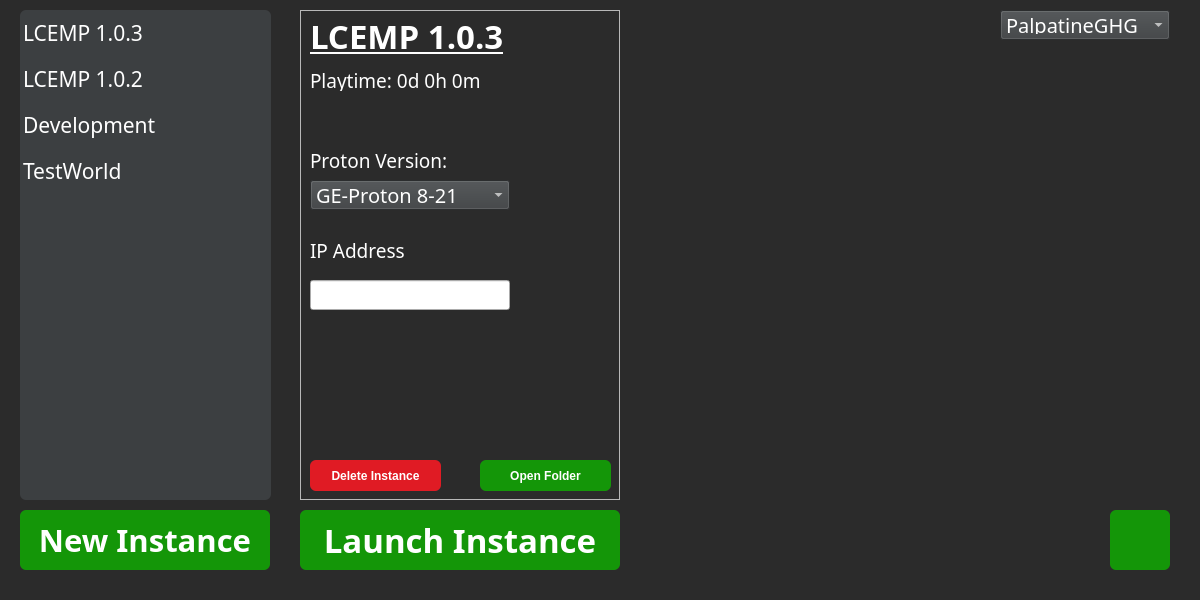
<?xml version="1.0" encoding="UTF-8"?>
<ui version="4.0">
 <class>LauncherMain</class>
 <widget class="QMainWindow" name="LauncherMain">
  <property name="geometry">
   <rect>
    <x>0</x>
    <y>0</y>
    <width>1200</width>
    <height>600</height>
   </rect>
  </property>
  <property name="minimumSize">
   <size>
    <width>1200</width>
    <height>600</height>
   </size>
  </property>
  <property name="maximumSize">
   <size>
    <width>1200</width>
    <height>600</height>
   </size>
  </property>
  <property name="font">
   <font>
    <family>Sans Serif</family>
    <pointsize>10</pointsize>
    <bold>false</bold>
   </font>
  </property>
  <property name="windowTitle">
   <string>Legacy Launcher for Linux</string>
  </property>
  <property name="styleSheet">
   <string notr="true">QMainWindow {
    background-color: #2b2b2b;
}

QLabel {
	color: white;
}

QPushButton {
    background-color: rgb(20, 150, 8);
	color: white;
    font-weight: bold;
    border-radius: 6px;
    padding: 6px;
}

QPushButton:hover {
   background-color: rgb(20, 195, 8);
}

QPushButton:pressed {
	background-color: rgb(20, 250, 8);
}

#DeleteInstanceButton {
	background-color: rgb(224, 27, 36);
}

#DeleteInstanceButton:hover {
	background-color: rgb(242, 99, 99);
}

#DeleteInstanceButton:pressed {
	background-color: rgb(255, 120, 120)
}

QListWidget {
    background-color: #3c3f41;
    color: white;
    border-radius: 6px;
}

QListWidget::item {
    padding: 8px;
}

QListWidget::item:selected {
    background-color: #4b4f52;
}

QComboBox {
    background-color: #3c3f41;
    color: white;
    padding: 5px;
}

QComboBox QAbstractItemView {
    background-color: #3c3f41;
    color: white;
    selection-background-color: #4b4f52;
}</string>
  </property>
  <property name="tabShape">
   <enum>QTabWidget::TabShape::Rounded</enum>
  </property>
  <widget class="QWidget" name="centralwidget">
   <widget class="QPushButton" name="LaunchButton">
    <property name="geometry">
     <rect>
      <x>300</x>
      <y>510</y>
      <width>320</width>
      <height>60</height>
     </rect>
    </property>
    <property name="font">
     <font>
      <family>Sans Serif</family>
      <pointsize>25</pointsize>
      <bold>true</bold>
     </font>
    </property>
    <property name="text">
     <string>Launch Instance</string>
    </property>
   </widget>
   <widget class="QListWidget" name="InstanceList">
    <property name="geometry">
     <rect>
      <x>20</x>
      <y>10</y>
      <width>251</width>
      <height>490</height>
     </rect>
    </property>
    <property name="font">
     <font>
      <family>Sans Serif</family>
      <pointsize>16</pointsize>
     </font>
    </property>
    <item>
     <property name="text">
      <string>LCEMP 1.0.3</string>
     </property>
    </item>
    <item>
     <property name="text">
      <string>LCEMP 1.0.2</string>
     </property>
    </item>
    <item>
     <property name="text">
      <string>Development</string>
     </property>
    </item>
    <item>
     <property name="text">
      <string>TestWorld</string>
     </property>
    </item>
   </widget>
   <widget class="QPushButton" name="SettingsButton">
    <property name="geometry">
     <rect>
      <x>1110</x>
      <y>510</y>
      <width>60</width>
      <height>60</height>
     </rect>
    </property>
    <property name="font">
     <font>
      <family>Sans Serif</family>
      <pointsize>25</pointsize>
      <bold>true</bold>
     </font>
    </property>
    <property name="text">
     <string/>
    </property>
    <property name="icon">
     <iconset>
      <normaloff>src/lcemplauncher/res/img/icons/settings_icon.svg</normaloff>src/lcemplauncher/res/img/icons/settings_icon.svg</iconset>
    </property>
    <property name="iconSize">
     <size>
      <width>48</width>
      <height>48</height>
     </size>
    </property>
   </widget>
   <widget class="QComboBox" name="UserSelectBox">
    <property name="geometry">
     <rect>
      <x>1000</x>
      <y>10</y>
      <width>170</width>
      <height>30</height>
     </rect>
    </property>
    <property name="font">
     <font>
      <family>Sans Serif</family>
      <pointsize>15</pointsize>
      <italic>false</italic>
      <bold>false</bold>
      <kerning>true</kerning>
     </font>
    </property>
    <item>
     <property name="text">
      <string>PalpatineGHG</string>
     </property>
    </item>
    <item>
     <property name="text">
      <string>ChrisiGHG</string>
     </property>
    </item>
   </widget>
   <widget class="QPushButton" name="NewInstanceButton">
    <property name="geometry">
     <rect>
      <x>20</x>
      <y>510</y>
      <width>250</width>
      <height>60</height>
     </rect>
    </property>
    <property name="font">
     <font>
      <family>Sans Serif</family>
      <pointsize>23</pointsize>
      <bold>true</bold>
     </font>
    </property>
    <property name="text">
     <string>New Instance</string>
    </property>
   </widget>
   <widget class="QFrame" name="InstanceSettingsFrame">
    <property name="enabled">
     <bool>true</bool>
    </property>
    <property name="geometry">
     <rect>
      <x>300</x>
      <y>10</y>
      <width>320</width>
      <height>490</height>
     </rect>
    </property>
    <property name="frameShape">
     <enum>QFrame::Shape::StyledPanel</enum>
    </property>
    <property name="frameShadow">
     <enum>QFrame::Shadow::Raised</enum>
    </property>
    <widget class="QLabel" name="InstanceName">
     <property name="geometry">
      <rect>
       <x>10</x>
       <y>0</y>
       <width>601</width>
       <height>51</height>
      </rect>
     </property>
     <property name="font">
      <font>
       <family>Sans Serif</family>
       <pointsize>25</pointsize>
       <italic>false</italic>
       <bold>true</bold>
       <underline>true</underline>
      </font>
     </property>
     <property name="text">
      <string>LCEMP 1.0.3</string>
     </property>
    </widget>
    <widget class="QLabel" name="PlaytimeLabel">
     <property name="geometry">
      <rect>
       <x>10</x>
       <y>60</y>
       <width>271</width>
       <height>21</height>
      </rect>
     </property>
     <property name="font">
      <font>
       <family>Sans Serif</family>
       <pointsize>14</pointsize>
      </font>
     </property>
     <property name="text">
      <string>Playtime: 0d 0h 0m</string>
     </property>
    </widget>
    <widget class="QPushButton" name="DeleteInstanceButton">
     <property name="enabled">
      <bool>true</bool>
     </property>
     <property name="geometry">
      <rect>
       <x>10</x>
       <y>450</y>
       <width>131</width>
       <height>31</height>
      </rect>
     </property>
     <property name="text">
      <string>Delete Instance</string>
     </property>
     <property name="autoDefault">
      <bool>false</bool>
     </property>
     <property name="default">
      <bool>false</bool>
     </property>
     <property name="flat">
      <bool>false</bool>
     </property>
    </widget>
    <widget class="QPushButton" name="OpenFolderButton">
     <property name="geometry">
      <rect>
       <x>180</x>
       <y>450</y>
       <width>131</width>
       <height>31</height>
      </rect>
     </property>
     <property name="text">
      <string>Open Folder</string>
     </property>
     <property name="autoDefault">
      <bool>false</bool>
     </property>
    </widget>
    <widget class="QComboBox" name="ProtonSelectBox">
     <property name="geometry">
      <rect>
       <x>10</x>
       <y>170</y>
       <width>200</width>
       <height>30</height>
      </rect>
     </property>
     <property name="font">
      <font>
       <family>Sans Serif</family>
       <pointsize>15</pointsize>
       <italic>false</italic>
       <bold>false</bold>
       <kerning>true</kerning>
      </font>
     </property>
     <item>
      <property name="text">
       <string>GE-Proton 8-21</string>
      </property>
     </item>
     <item>
      <property name="text">
       <string>GE-Proton 10-32</string>
      </property>
     </item>
    </widget>
    <widget class="QLabel" name="ProtonLabel">
     <property name="geometry">
      <rect>
       <x>10</x>
       <y>130</y>
       <width>140</width>
       <height>40</height>
      </rect>
     </property>
     <property name="font">
      <font>
       <family>Sans Serif</family>
       <pointsize>14</pointsize>
      </font>
     </property>
     <property name="text">
      <string>Proton Version:</string>
     </property>
    </widget>
    <widget class="QLabel" name="IPAddress">
     <property name="geometry">
      <rect>
       <x>10</x>
       <y>220</y>
       <width>140</width>
       <height>40</height>
      </rect>
     </property>
     <property name="font">
      <font>
       <family>Sans Serif</family>
       <pointsize>14</pointsize>
      </font>
     </property>
     <property name="text">
      <string>IP Address</string>
     </property>
    </widget>
    <widget class="QLineEdit" name="IPAddressInput">
     <property name="geometry">
      <rect>
       <x>10</x>
       <y>270</y>
       <width>200</width>
       <height>30</height>
      </rect>
     </property>
    </widget>
   </widget>
  </widget>
  <widget class="QMenuBar" name="menubar">
   <property name="geometry">
    <rect>
     <x>0</x>
     <y>0</y>
     <width>1200</width>
     <height>24</height>
    </rect>
   </property>
  </widget>
 </widget>
 <resources/>
 <connections/>
</ui>
